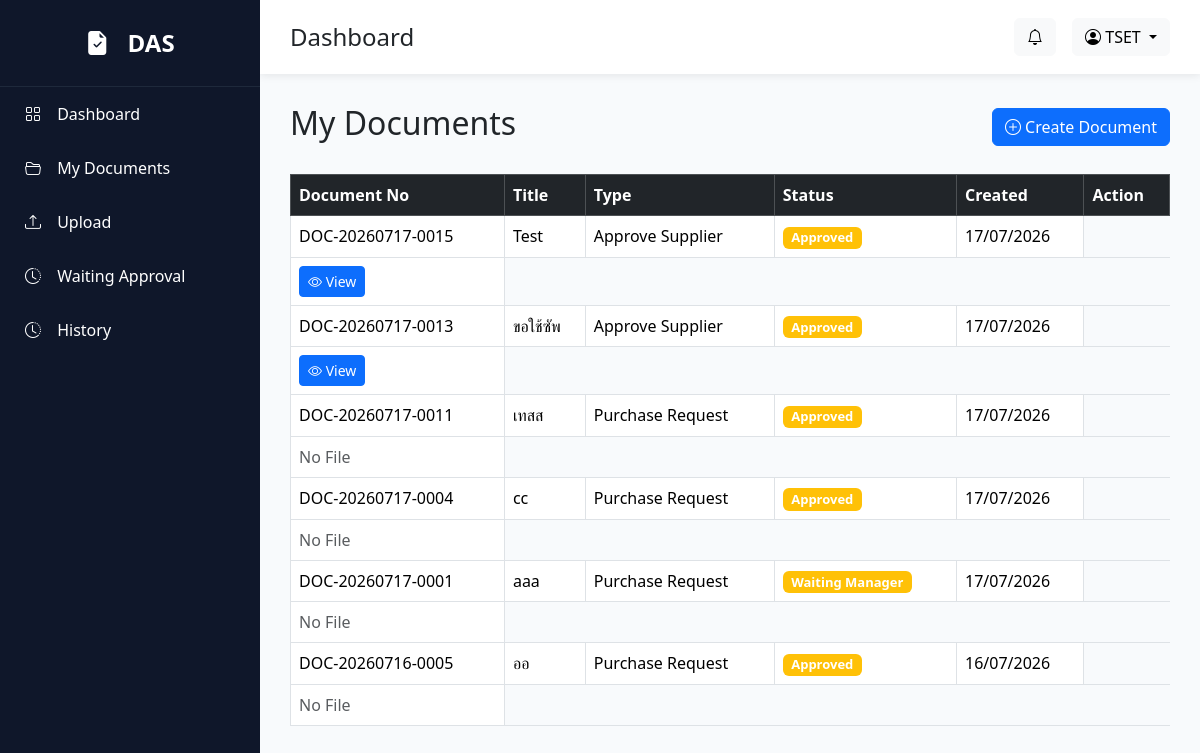
The app's page /documents (signed in) with its own data.
### models/user.py (models this page shows)
class User(UserMixin, db.Model):
    __tablename__ = "users"
    id = db.Column(db.Integer, primary_key=True)
    employee_id = db.Column(db.String(20), unique=True, nullable=False)
    fullname = db.Column(db.String(200), nullable=False)
    username = db.Column(db.String(100), unique=True)
    password = db.Column(db.String(255), nullable=False)
    email = db.Column(db.String(150))
    department = db.Column(db.String(100))
    position = db.Column(db.String(100))
    role = db.Column(db.String(50), default="Employee")
    status = db.Column(db.String(20), default="Active")
    created_at = db.Column(db.DateTime, default=datetime.utcnow)
    approval_steps = db.relationship(
        "ApprovalStep",
        backref="approver",
        lazy=True
    )

### models/document.py (models this page shows)
class Document(db.Model):
    __tablename__ = "documents"
    id = db.Column(db.Integer, primary_key=True)
    document_no = db.Column(db.String(30), unique=True, nullable=False)
    title = db.Column(db.String(255), nullable=False)
    document_type = db.Column(db.String(100), nullable=False)
    description = db.Column(db.Text)
    file_name = db.Column(db.String(255))
    status = db.Column(db.String(50), default="Waiting Manager")
    created_by = db.Column(db.String(20))
    current_approver = db.Column(db.String(20))
    created_at = db.Column(
        db.DateTime,
        default=lambda: datetime.utcnow() + timedelta(hours=7)
    )
    approval_steps = db.relationship(
        "ApprovalStep",
        backref="document",
        lazy=True,
        cascade="all, delete-orphan",
        order_by="ApprovalStep.sequence"
    )

### routes/document.py (the view)
@document_bp.route("/documents")
@login_required
def document_list():
    if current_user.role == "Admin":
        documents = Document.query.order_by(
            Document.created_at.desc()
        ).all()
    else:
        documents = Document.query.filter_by(
            created_by=current_user.employee_id
        ).order_by(
            Document.created_at.desc()
        ).all()
    return render_template(
        "documents/list.html",
        documents=documents
    )

### app.py (called while the page is built)
@login_manager.user_loader
def load_user(user_id):
    return User.query.get(int(user_id))

### templates/documents/list.html
{% extends 'layout/base.html' %}
{% block content %}
<div class="d-flex justify-content-between align-items-center mb-4">
    <h2>My Documents</h2>
    <a href="/documents/create" class="btn btn-primary">
        <i class="bi bi-plus-circle"></i>
        Create Document
    </a>
</div>
<table class="table table-bordered table-hover">
    <thead class="table-dark">
        <tr>
            <th>Document No</th>
            <th>Title</th>
            <th>Type</th>
            <th>Status</th>
            <th>Created</th>
            <th>Action</th>
        </tr>
    </thead>
    <tbody>
        {% for doc in documents %}
        <tr>
            <td>{{ doc.document_no }}</td>
            <td>{{ doc.title }}</td>
            <td>{{ doc.document_type }}</td>
            <td>
                <span class="badge bg-warning">
                    {{ doc.status }}
                </span>
            </td>
            <td>
                {{ doc.created_at.strftime('%d/%m/%Y') }}
            </td>
        </tr>
        <td>
            {% if doc.file_name %}
            <a href="/documents/view/{{ doc.file_name }}" target="_blank" class="btn btn-sm btn-primary">
                <i class="bi bi-eye"></i>
                View
            </a>
            {% else %}
            <span class="text-muted">
                No File
            </span>
            {% endif %}
        </td>
        {% endfor %}
    </tbody>
</table>
{% endblock %}

### templates/layout/base.html (shortened to what this page needs)
<!DOCTYPE html>
<html lang="en">
<head>
    <link href="https://cdn.jsdelivr.net/npm/bootstrap@5.3.7/dist/css/bootstrap.min.css" rel="stylesheet">
    <link href="https://cdn.jsdelivr.net/npm/bootstrap-icons@1.11.3/font/bootstrap-icons.min.css" rel="stylesheet">
    <link rel="stylesheet" href="{{ url_for('static', filename='css/style.css') }}">
</head>
<body>
    <div class="wrapper">
        <div class="sidebar d-none d-lg-block">
            <div class="logo">
                <i class="bi bi-file-earmark-check-fill"></i>
                DAS
            </div>
            <a href="/dashboard">
                <i class="bi bi-grid"></i>
                Dashboard
            </a>
            <a href="/documents">
                <i class="bi bi-folder2-open"></i>
                My Documents
            </a>
            <a href="/documents/create">
                <i class="bi bi-upload"></i>
                Upload
            </a>
            <a href="/documents/waiting">
                <i class="bi bi-clock-history"></i>
                Waiting Approval
            </a>
            <a href="/history">
                <i class="bi bi-clock-history"></i>
                History
            </a>
        </div>
        <div class="main">
            <div class="topbar">
                <div class="d-flex align-items-center">
                    <h4 class="mb-0">
                        {% block page_title %}
                        Dashboard
                        {% endblock %}
                    </h4>
                </div>
                <div class="d-flex align-items-center gap-3">
                    <button class="btn btn-light position-relative">
                        <i class="bi bi-bell"></i>
                    </button>
                    <div class="dropdown">
                        <button class="btn btn-light dropdown-toggle" data-bs-toggle="dropdown">
                            <i class="bi bi-person-circle"></i>
                            {{ current_user.employee_id }}
                        </button>
                    </div>
                </div>
            </div>
            <div class="content">
                {% block content %}
                {% endblock %}
            </div>
        </div>
    </div>
</body>
</html>

### static/css/style.css (style rules this page uses)
* { margin:0; padding:0; box-sizing:border-box; font-family:'Segoe UI',sans-serif; }
body { background:#F8FAFC; }
.wrapper { display:flex; }
.sidebar { width:260px; height:100vh; background:#0F172A; color:white; position:fixed; }
.logo { padding:25px; font-size:24px; font-weight:bold; text-align:center; border-bottom:1px solid #1E293B; }
.sidebar a { color:white; text-decoration:none; display:block; padding:15px 25px; transition:.3s; }
.sidebar i { margin-right:12px; }
.main { margin-left:260px; width:100%; }
.topbar { background:white; padding:18px 30px; display:flex; justify-content:space-between; align-items:center; box-shadow:0 2px 8px rgba(0,0,0,.08); }
.content { padding:30px; }
.badge { font-size: 13px; }

### records on screen
User: employee_id "TSET"
Document: document_no "DOC-20260717-0015", title "Test", document_type "Approve Supplier", status "Approved", created_at "17/07/2026"
Document: document_no "DOC-20260717-0013", title "ขอใช้ซัพ", document_type "Approve Supplier", status "Approved", created_at "17/07/2026"
Document: document_no "DOC-20260717-0011", title "เทสส", document_type "Purchase Request", status "Approved", created_at "17/07/2026", file_name "No File"
Document: document_no "DOC-20260717-0004", title "cc", document_type "Purchase Request", status "Approved", created_at "17/07/2026", file_name "No File"
Document: document_no "DOC-20260717-0001", title "aaa", document_type "Purchase Request", status "Waiting Manager", created_at "17/07/2026", file_name "No File"
Document: document_no "DOC-20260716-0005", title "ออ", document_type "Purchase Request", status "Approved", created_at "16/07/2026", file_name "No File"
